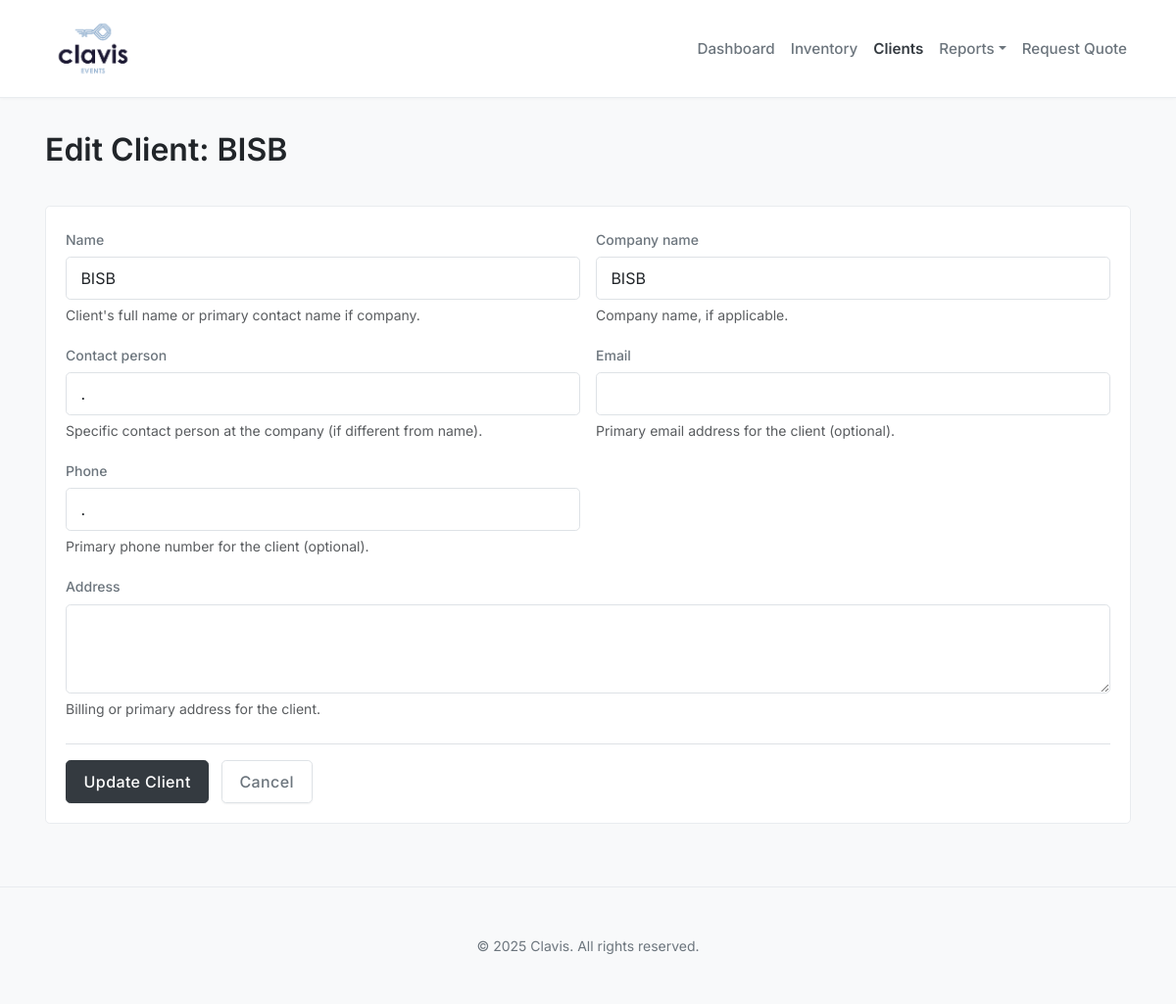
Screenshot of /clients/5/edit/ with the database file from the repository.
### clients/models.py (models this page shows, shortened)
class Client(models.Model):
    name = models.CharField(
        max_length=200,
        help_text="Client's full name or primary contact name if company."
    )
    company_name = models.CharField(
        max_length=200,
        blank=True, # Optional field
        null=True,  # Allow null in database
        help_text="Company name, if applicable."
    )
    contact_person = models.CharField(
        max_length=150,
        blank=True,
        null=True,
        help_text="Specific contact person at the company (if different from name)."
    )
    email = models.EmailField(
        unique=True, # Still unique if provided
        null=True,   # Allow NULL in the database (for optional unique fields)
        blank=True,  # Allow to be blank in forms
        help_text="Primary email address for the client (optional)."
    )
    phone = models.CharField(
        max_length=30, # Adjust max_length based on expected phone number formats
        blank=True,    # Allow to be blank in forms
        null=True,     # Allow NULL in the database
        help_text="Primary phone number for the client (optional)."
    )
    address = models.TextField(
        blank=True,
        null=True,
        help_text="Billing or primary address for the client."
    )
    created_at = models.DateTimeField(auto_now_add=True) # Timestamp for creation
    updated_at = models.DateTimeField(auto_now=True)    # Timestamp for last update
    class Meta:
        ordering = ['company_name', 'name'] # Order clients primarily by company, then name

### clients/views.py (the view)
# urls.py: path('<int:client_id>/edit/', views.client_edit_view, name='client_edit'),
def client_edit_view(request, client_id):
    client = get_object_or_404(Client, pk=client_id)
    if request.method == 'POST':
        form = ClientForm(request.POST, instance=client)
        if form.is_valid():
            form.save()
            messages.success(request, f"Client '{client.name}' updated successfully!")
            return redirect('clients:client_detail', client_id=client.id)
        else: messages.error(request, "Please correct the errors below.")
    else: form = ClientForm(instance=client)
    context = { 'form': form, 'client': client, 'page_title': f'Edit Client: {client.name}' }
    return render(request, 'clients/client_form.html', context)

### clients/forms.py
class ClientForm(forms.ModelForm):
    class Meta:
        model = Client
        fields = [
            'name', 'company_name', 'contact_person', 'email', 'phone', 'address',
        ]
        widgets = {
            'name': forms.TextInput(attrs={'class': 'form-control'}),
            'company_name': forms.TextInput(attrs={'class': 'form-control'}),
            'contact_person': forms.TextInput(attrs={'class': 'form-control'}),
            'email': forms.EmailInput(attrs={'class': 'form-control'}),
            'phone': forms.TextInput(attrs={'class': 'form-control'}),
            'address': forms.Textarea(attrs={'rows': 3, 'class': 'form-control'}),
        }

### clients/templates/clients/client_form.html (shortened to what this page needs)
{% extends 'base.html' %}
{% load static %}
{% block content %}
<div class="d-flex justify-content-between align-items-center mb-4">
    <h1>{{ page_title }}</h1>
</div>
<div class="card form-card">
    <div class="card-body">
        {% if client %}
            <form method="post" action="{% url 'clients:client_edit' client_id=client.id %}" novalidate>
        {% else %}
            <form method="post" action="{% url 'clients:client_add' %}" novalidate>
        {% endif %}
            <div class="row g-3 mb-3">
                <div class="col-md-6">
                    <label for="{{ form.name.id_for_label }}" class="form-label">{{ form.name.label }}</label>
                    {{ form.name }}
                    {% if form.name.help_text %}<div class="form-text">{{ form.name.help_text }}</div>{% endif %}
                </div>
                <div class="col-md-6">
                    <label for="{{ form.company_name.id_for_label }}" class="form-label">{{ form.company_name.label }}</label>
                    {{ form.company_name }}
                    {% if form.company_name.help_text %}<div class="form-text">{{ form.company_name.help_text }}</div>{% endif %}
                </div>
            </div>
            <div class="row g-3 mb-3">
                <div class="col-md-6">
                    <label for="{{ form.contact_person.id_for_label }}" class="form-label">{{ form.contact_person.label }}</label>
                    {{ form.contact_person }}
                    {% if form.contact_person.help_text %}<div class="form-text">{{ form.contact_person.help_text }}</div>{% endif %}
                </div>
                <div class="col-md-6">
                    <label for="{{ form.email.id_for_label }}" class="form-label">{{ form.email.label }}</label>
                    {{ form.email }}
                    {% if form.email.help_text %}<div class="form-text">{{ form.email.help_text }}</div>{% endif %}
                </div>
            </div>
            <div class="row g-3 mb-3">
                <div class="col-md-6">
                    <label for="{{ form.phone.id_for_label }}" class="form-label">{{ form.phone.label }}</label>
                    {{ form.phone }}
                    {% if form.phone.help_text %}<div class="form-text">{{ form.phone.help_text }}</div>{% endif %}
                </div>
            </div>
            <div class="mb-3">
                <label for="{{ form.address.id_for_label }}" class="form-label">{{ form.address.label }}</label>
                {{ form.address }}
                {% if form.address.help_text %}<div class="form-text">{{ form.address.help_text }}</div>{% endif %}
            </div>
            <div class="mt-4 pt-3 border-top">
                <button type="submit" class="btn btn-primary">
                    {% if client %}Update{% else %}Save{% endif %} Client
                </button>
                {% if client %}
                    <a href="{% url 'clients:client_detail' client_id=client.id %}" class="btn btn-outline-secondary ms-2">Cancel</a>
                {% else %}
                    <a href="{% url 'clients:client_list' %}" class="btn btn-outline-secondary ms-2">Cancel</a>
                {% endif %}
            </div>
        </form>
    </div>
</div>
{% endblock %}

### static/css/style.css (style rules this page uses)
:root { --clavis-font-sans-serif: 'Inter', -apple-system, BlinkMacSystemFont, "Segoe UI", Roboto, "Helvetica Neue", Arial, sans-serif, "Apple Color Emoji", "Segoe UI Emoji", "Segoe UI Symbol"; --clavis-text-primary: #212529; --clavis-text-secondary: #6c757d; --clavis-text-muted: #868e96; --clavis-bg-page: #f8f9fa; --clavis-bg-content: #ffffff; --clavis-border-color: #dee2e6; --clavis-border-subtle: #e9ecef; --clavis-primary-accent: #343a40; --clavis-primary-accent-hover: #212529; --clavis-link-color: var(--clavis-primary-accent); --clavis-link-hover-color: var(--clavis-primary-accent-hover); --clavis-success: #198754; --clavis-danger: #dc3545; --clavis-warning: #ffc107; --clavis-info: #0dcaf0; --bs-body-font-family: var(--clavis-font-sans-serif); --bs-body-color: var(--clavis-text-primary); --bs-body-bg: var(--clavis-bg-page); --bs-link-decoration: none; --bs-border-radius: 0.3rem; --bs-card-border-color: var(--clavis-border-subtle); --bs-card-cap-bg: transparent; --bs-card-box-shadow: 0 2px 8px rgba(0,0,0,0.05); }
body { font-family: var(--bs-body-font-family); font-weight: 400; line-height: 1.65; background-color: var(--bs-body-bg); color: var(--bs-body-color); -webkit-font-smoothing: antialiased; -moz-osx-font-smoothing: grayscale; }
h1, h2, h3, h4, h5, h6, .h1, .h2, .h3, .h4, .h5, .h6 { font-weight: 500; color: var(--clavis-text-primary); margin-top: 0; margin-bottom: 0.75rem; line-height: 1.3; }
h1, .h1 { font-size: 2.0rem; font-weight: 600; }
a { color: var(--clavis-link-color); text-decoration: var(--bs-link-decoration); }
.card { border: 1px solid var(--clavis-border-subtle); box-shadow: var(--bs-card-box-shadow); border-radius: var(--bs-border-radius); margin-bottom: 2rem; background-color: var(--clavis-bg-content); }
.card-body { padding: 1.25rem; }
.form-label { font-weight: 500; margin-bottom: 0.4rem; font-size: 0.875rem; color: var(--clavis-text-secondary); }
.form-control, .form-select { border-radius: var(--bs-border-radius); border: 1px solid var(--clavis-border-color); padding: 0.55rem 0.9rem; transition: border-color .15s ease-in-out,box-shadow .15s ease-in-out; background-color: var(--clavis-bg-content); }
.filter-form.card, .form-card { background-color: var(--clavis-bg-content); border: 1px solid var(--clavis-border-subtle); }
.btn { border-radius: var(--bs-border-radius); padding: 0.55rem 1.1rem; font-weight: 500; letter-spacing: 0.025em; transition: all 0.15s ease-in-out; box-shadow: 0 1px 2px rgba(0,0,0,0.05); }
.btn-primary { background-color: var(--clavis-primary-accent); border-color: var(--clavis-primary-accent); }
.btn-outline-secondary { color: var(--clavis-text-secondary); border-color: var(--clavis-border-color); }

### rows the page displays
Client: name "BISB", company_name "BISB", contact_person ".", phone "."

### other values shown
{{ page_title }} "Edit Client: BISB"
